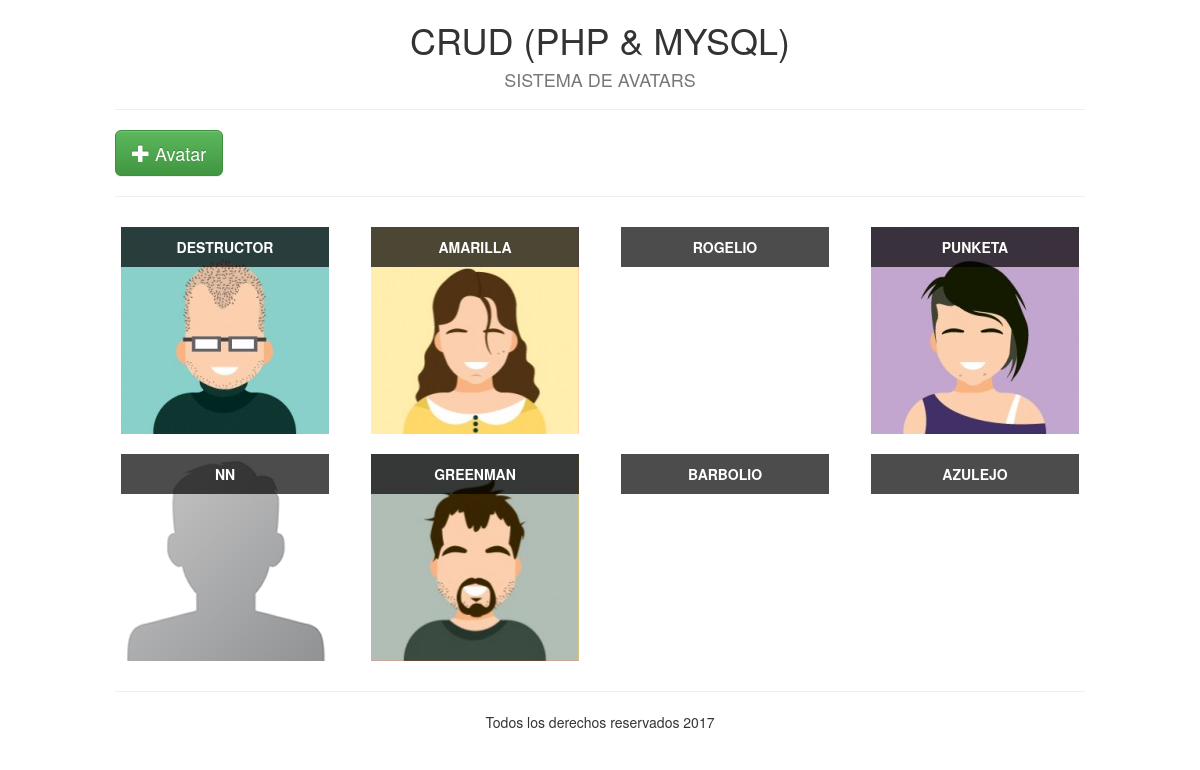
The page / on the database its author committed.
### tables this page shows
CREATE TABLE `avatars` (
  `id` int(11) NOT NULL,
  `name` varchar(16) NOT NULL,
  `gender` varchar(16) DEFAULT NULL,
  `image` varchar(64) DEFAULT 'public/imgs/avatar.png',
  `color` varchar(16) DEFAULT NULL
);

### index.php (the view, shortened to what this page needs)
<!DOCTYPE html>
<html lang="es">
<head>
	<link rel="stylesheet" href="public/css/bootstrap.min.css">
	<link rel="stylesheet" href="public/css/bootstrap-theme.min.css">
	<link rel="stylesheet" href="public/css/custom.css">
</head>
<body>
	<div class="container-fluid">
		<div class="row">
			<div class="col-md-10 col-md-offset-1">
				<h1 class="text-center">CRUD (PHP & MYSQL)</h1>
				<h4 class="text-center text-muted text-uppercase">Sistema de Avatars</h4>
				<hr>
				<a href="add.php"
				   class="btn btn-lg btn-success"
				   data-toggle="tooltip"
				   data-placement="top"
				   title="Adicionar Avatar">
					<i class="glyphicon glyphicon-plus"></i>
					Avatar
				</a>
				<hr>
				<?php
					include 'includes/db.php';
					$sql = "SELECT * FROM avatars";
					$rs  = mysqli_query($con, $sql);
				?>
				<div class="row">
					<?php while($row = mysqli_fetch_array($rs)) { ?>
						<div class="col-md-3">
							<figure class="avatars" style="background: url(<?=$row['image']?>) no-repeat center; background-size: cover">
								<figcaption><?=$row['name']?></figcaption>
							</figure>
						</div>
					<?php } ?>
				</div>
			</div>
		</div>
		<footer class="row">
			<div class="col-md-10 col-md-offset-1">
				<hr>
				<p class="text-center">
					Todos los derechos reservados <?=date('Y')?>
				</p>
			</div>
		</footer>
	</div>
</body>
</html>

### public/css/custom.css (style rules this page uses)
figure.avatars { height: 207px; margin: 10px auto; position: relative; width: 208px; }
figure.avatars figcaption { background-color: rgba(0, 0, 0, .7); font-weight: bold; color: #fff; padding: 10px; text-align: center; text-transform: uppercase; }

### rows shown on the page
avatars: image (picture), name "DESTRUCTOR"
avatars: image (picture), name "AMARILLA"
avatars: name "ROGELIO"
avatars: image (picture), name "PUNKETA"
avatars: image (placeholder picture), name "NN"
avatars: image (picture), name "GREENMAN"
avatars: name "BARBOLIO"
avatars: name "AZULEJO"
